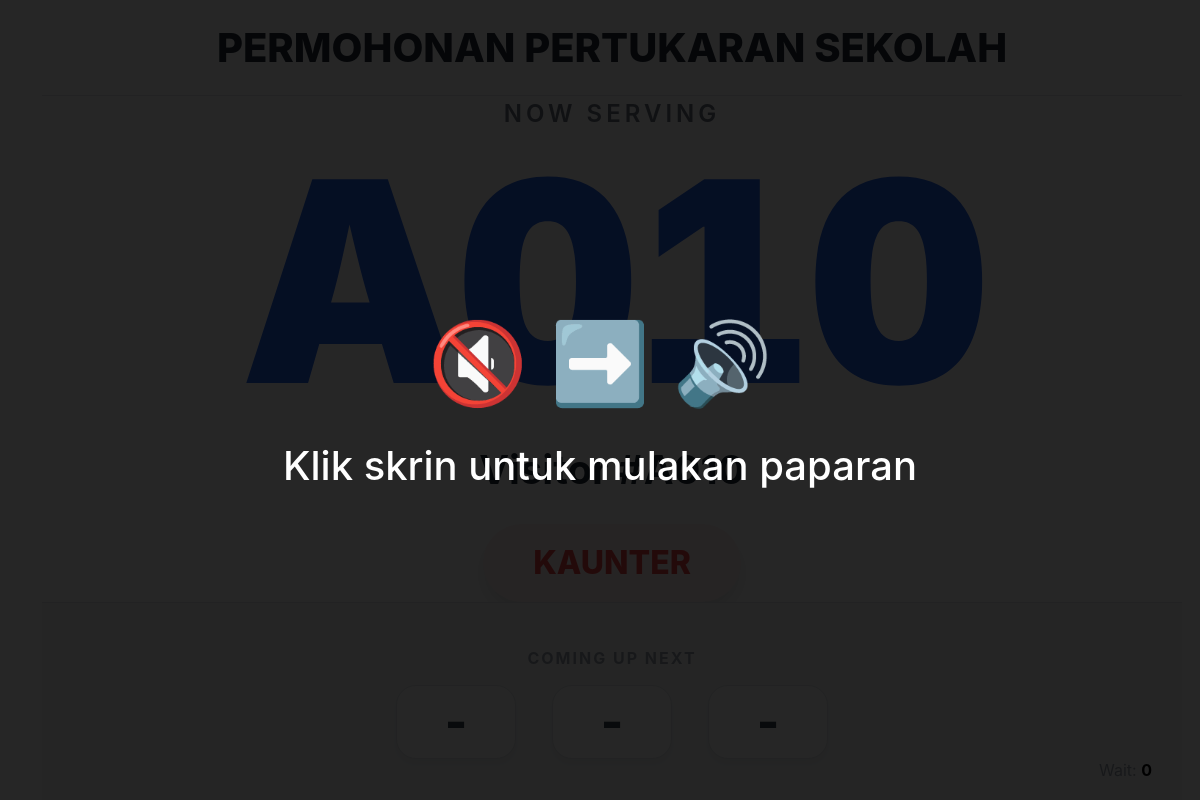
Page /q/e34f76f6-3da0-439d-a901-6b6a148072ad/display/ on the earlier database version.
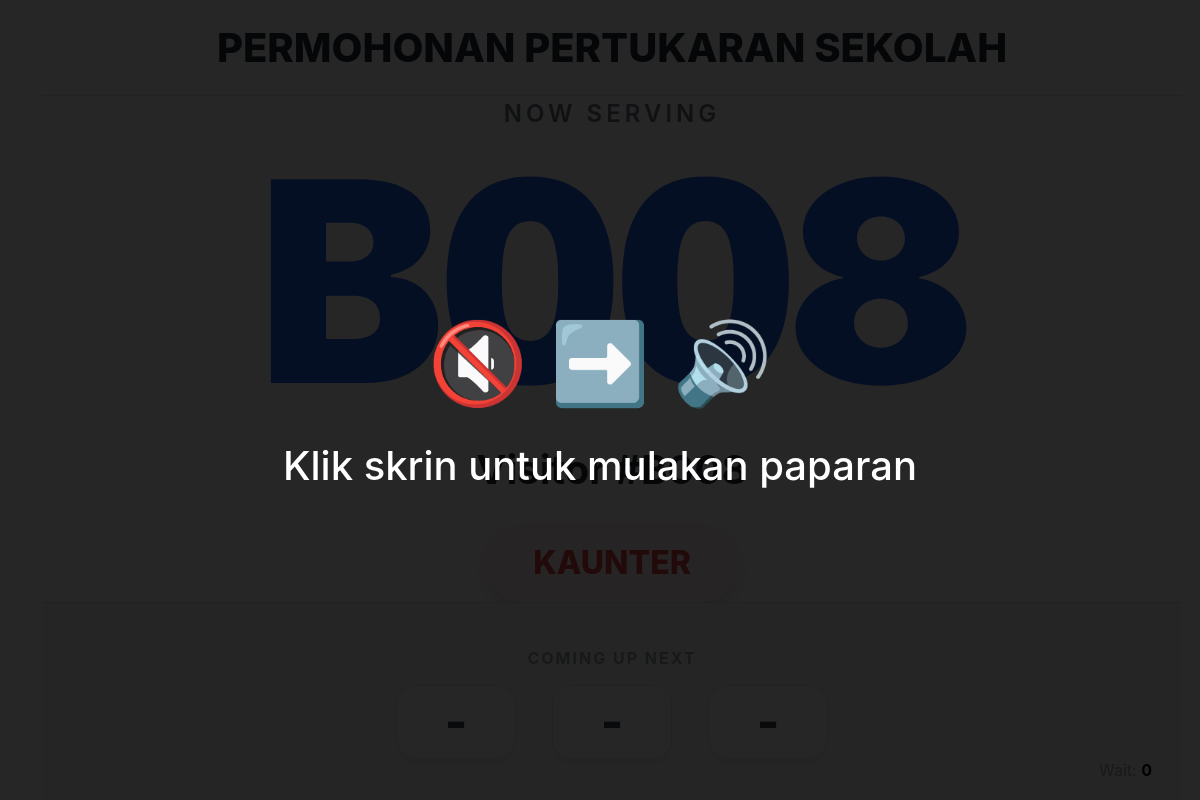
Same page on the later database version.
### queues/models.py (models this page shows, shortened)
class Queue(models.Model):
    name = models.CharField(max_length=100)
    slug = models.SlugField(unique=True, default=uuid.uuid4) # Unik link untuk QR
    created_at = models.DateTimeField(auto_now_add=True)
    input_label = models.CharField(max_length=100, default="Masukkan nama anda")
    allow_join = models.BooleanField(default=True)       # Visitor self-sign-in
    ask_input = models.BooleanField(default=False)       # Ask for visitor input
    capacity = models.IntegerField(default=1000)         # Queue capacity
    logo = models.ImageField(upload_to='queue_logos/', blank=True, null=True)
    WAIT_TIME_CHOICES = [
        ('AUTO', 'Automatically calculated'),
        ('HIDDEN', 'Hidden'),
    ]
    wait_time_display = models.CharField(max_length=10, choices=WAIT_TIME_CHOICES, default='AUTO')
    LANGUAGE_CHOICES = [
        ('AUTO', 'Auto'),
        ('EN', 'English'),
        ('MS', 'Malay'),
    ]
    status_language = models.CharField(max_length=10, choices=LANGUAGE_CHOICES, default='AUTO')

class Visitor(models.Model):
    queue = models.ForeignKey(Queue, on_delete=models.CASCADE, related_name='visitors')
    name = models.CharField(max_length=100)
    number = models.IntegerField() # Nombor giliran (101, 102...)
    joined_at = models.DateTimeField(auto_now_add=True)
    STATUS_CHOICES = [
        ('WAITING', 'Waiting'),
        ('SERVING', 'Serving'),
        ('COMPLETED', 'Completed'),
    ]
    status = models.CharField(max_length=20, choices=STATUS_CHOICES, default='WAITING')
    is_returned = models.BooleanField(default=False)
    is_invited = models.BooleanField(default=False)
    SERVICE_CHOICES = [
        ('A', 'Pendaftaran'),
        ('B', 'Pembayaran'),
        ('C', 'Pertanyaan'),
    ]
    service_type = models.CharField(max_length=1, choices=SERVICE_CHOICES, default='A')
    @property
    def ticket_number(self):
        return f"{self.service_type}{self.number:03d}"

### queues/views.py (the view)
# urls.py: path('q/<slug:slug>/display/', views.status_display, name='status_display'),
def status_display(request, slug):
    queue = get_object_or_404(Queue, slug=slug)
    current_serving = Visitor.objects.filter(queue=queue, status='SERVING').first()
    waiting_visitors = Visitor.objects.filter(queue=queue, status='WAITING').order_by('is_returned', 'id')
    waiting_count = waiting_visitors.count()
    next_visitors = [f"{v.number:03d}" for v in waiting_visitors[:3]]
    return render(request, 'queues/display.html', {
        'queue': queue,
        'current_serving': current_serving,
        'waiting_count': waiting_count,
        'next_visitors': next_visitors
    })

### queues/templates/queues/display.html (shortened to what this page needs)
{% extends 'base.html' %}
{% block content %}
<div class="display-container">
    <div class="queue-header">
        <div class="queue-title">{{ queue.name }}</div>
    </div>
    <div id="active-container" class="active-section">
        <div class="label-current">Now Serving</div>
        <div id="number-text" class="big-number">
            {% if current_serving %}
                {{ current_serving.ticket_number }} {% else %}
                ---
            {% endif %}
        </div>
        <div id="name-text" class="visitor-name">
            {{ current_serving.name|default:"" }}
        </div>
        <div id="counter-text" class="counter-display" style="{% if not current_serving %}display: none;{% endif %}">
            {{ current_serving.served_by|default:"KAUNTER" }}
        </div>
    </div>
    <div class="footer-section">
        <div class="next-label">Coming Up Next</div>
        <div id="next-list-container" class="next-list">
            {% if next_visitors %}
                {% for ticket in next_visitors %}
                    <div class="next-card"><span class="next-number">{{ ticket }}</span></div>
                {% endfor %}
            {% else %}
                <div class="next-card"><span class="next-number">-</span></div>
                <div class="next-card"><span class="next-number">-</span></div>
                <div class="next-card"><span class="next-number">-</span></div>
            {% endif %}
        </div>
        <div class="waiting-info">
            Wait: <strong id="total-waiting" style="color:#000">{{ waiting_count|default:"0" }}</strong>
        </div>
    </div>
</div>
<div id="start-overlay" style="position: fixed; top: 0; left: 0; width: 100%; height: 100%; background: rgba(0,0,0,0.85); z-index: 9999; display: flex; justify-content: center; align-items: center; color: white; flex-direction: column; cursor: pointer;">
    <div style="font-size: 5rem;">🔇 ➡️ 🔊</div>
    <h1 style="margin-top: 20px;">Klik skrin untuk mulakan paparan</h1>
</div>
{% endblock %}

### queues/templates/base.html (shortened to what this page needs)
<!DOCTYPE html>
<html>
<head>
    <link href="https://cdn.jsdelivr.net/npm/bootstrap@5.3.0/dist/css/bootstrap.min.css" rel="stylesheet">
</head>
<body>
    <div class="container">
        {% block content %}{% endblock %}
    </div>
</body>
</html>

### queues/templates/base.html (style rules this page uses)
body { background-color: #f8f9fa; font-family: sans-serif; }
.big-number { font-size: 8rem; font-weight: bold; }

### queues/templates/queues/display.html (style rules this page uses)
html, body { height: 100%; width: 100%; margin: 0; padding: 0; overflow: hidden; background-color: #ffffff; font-family: -apple-system, BlinkMacSystemFont, "Segoe UI", Roboto, Helvetica, Arial, sans-serif; }
.display-container { height: 100vh; width: 100vw; display: flex; flex-direction: column; justify-content: space-between; box-sizing: border-box; padding-right: 5vw; }
.queue-header { flex: 0 0 auto; height: 12vh; width: 100%; display: flex; justify-content: center; align-items: center; background-color: #ffffff; border-bottom: 1px solid #e5e7eb; gap: 20px; }
.queue-title { font-size: clamp(1.5rem, 4vw, 2.5rem); font-weight: 800; color: #1f2937; text-transform: uppercase; }
.active-section { flex: 1; display: flex; flex-direction: column; justify-content: center; align-items: center; width: 100%; text-align: center; }
.label-current { font-size: clamp(1.2rem, 3vh, 2.2rem); font-weight: 600; color: #6b7280; text-transform: uppercase; letter-spacing: 4px; }
.big-number { font-size: clamp(10rem, 35vh, 25rem); font-weight: 900; line-height: 1; color: #2563eb; letter-spacing: -5px; transition: transform 0.3s ease-out; margin: 10px 0; font-variant-numeric: tabular-nums; }
.visitor-name { font-size: clamp(1.5rem, 5vh, 3.5rem); color: #1f2937; font-weight: 700; margin-top: 1vh; }
.counter-display { font-size: clamp(1.5rem, 4vh, 3.5rem); color: #ef4444; font-weight: 800; margin-top: 3vh; text-transform: uppercase; background: #fef2f2; padding: 15px 50px; border-radius: 50px; box-shadow: 0 10px 15px -3px rgba(0, 0, 0, 0.1); }
.footer-section { flex: 0 0 auto; height: 25vh; width: 100%; background-color: #f9fafb; border-top: 1px solid #e5e7eb; display: flex; flex-direction: column; align-items: center; justify-content: center; position: relative; }
.next-label { font-size: clamp(0.9rem, 2vh, 1.2rem); font-weight: 700; color: #9ca3af; margin-bottom: 15px; text-transform: uppercase; letter-spacing: 2px; }
.next-list { display: flex; gap: 3vw; justify-content: center; width: 100%; }
.next-card { background-color: #ffffff; padding: 1.5vh 3vw; border-radius: 20px; min-width: 120px; text-align: center; box-shadow: 0 5px 10px rgba(0,0,0,0.05); border: 1px solid #e5e7eb; }
.next-number { font-size: clamp(2.5rem, 6vh, 4rem); font-weight: 800; color: #374151; line-height: 1; }
.waiting-info { position: absolute; bottom: 20px; right: 30px; font-size: 1rem; color: #9ca3af; }

Differences in the rows shown:
no longer on this page (row edited): Visitor: ticket_number "A010", name "Visitor #A010"
added Visitor: ticket_number "B008", name "Visitor #B008"
